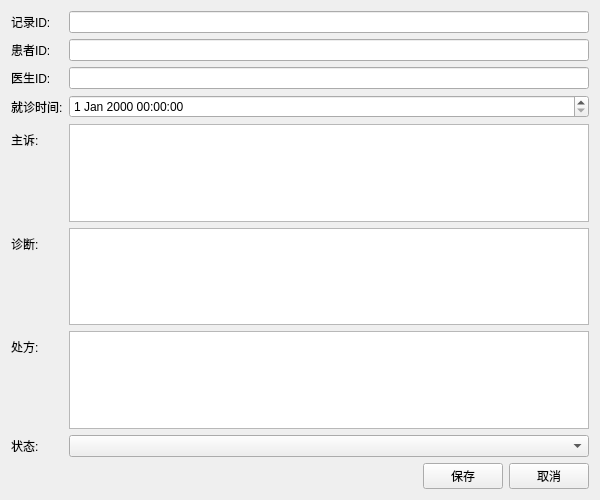
<?xml version="1.0" encoding="UTF-8"?>
<ui version="4.0">
 <class>RecordEditView</class>
 <widget class="QWidget" name="RecordEditView">
  <property name="geometry">
   <rect>
    <x>0</x>
    <y>0</y>
    <width>600</width>
    <height>500</height>
   </rect>
  </property>
  <property name="windowTitle">
   <string>就诊记录编辑</string>
  </property>
  <layout class="QVBoxLayout" name="verticalLayout">
   <item>
    <layout class="QFormLayout" name="formLayout">
     <item row="0" column="0">
      <widget class="QLabel" name="label">
       <property name="text">
        <string>记录ID:</string>
       </property>
      </widget>
     </item>
     <item row="0" column="1">
      <widget class="QLineEdit" name="dbEditID"/>
     </item>
     <item row="1" column="0">
      <widget class="QLabel" name="label_2">
       <property name="text">
        <string>患者ID:</string>
       </property>
      </widget>
     </item>
     <item row="1" column="1">
      <widget class="QLineEdit" name="dbEditPatientId"/>
     </item>
     <item row="2" column="0">
      <widget class="QLabel" name="label_3">
       <property name="text">
        <string>医生ID:</string>
       </property>
      </widget>
     </item>
     <item row="2" column="1">
      <widget class="QLineEdit" name="dbEditDoctorId"/>
     </item>
     <item row="3" column="0">
      <widget class="QLabel" name="label_4">
       <property name="text">
        <string>就诊时间:</string>
       </property>
      </widget>
     </item>
     <item row="3" column="1">
      <widget class="QDateTimeEdit" name="dbDateTimeEditVisit"/>
     </item>
     <item row="4" column="0">
      <widget class="QLabel" name="label_5">
       <property name="text">
        <string>主诉:</string>
       </property>
      </widget>
     </item>
     <item row="4" column="1">
      <widget class="QTextEdit" name="dbTextEditComplaint"/>
     </item>
     <item row="5" column="0">
      <widget class="QLabel" name="label_6">
       <property name="text">
        <string>诊断:</string>
       </property>
      </widget>
     </item>
     <item row="5" column="1">
      <widget class="QTextEdit" name="dbTextEditDiagnosis"/>
     </item>
     <item row="6" column="0">
      <widget class="QLabel" name="label_7">
       <property name="text">
        <string>处方:</string>
       </property>
      </widget>
     </item>
     <item row="6" column="1">
      <widget class="QTextEdit" name="dbTextEditPrescription"/>
     </item>
     <item row="7" column="0">
      <widget class="QLabel" name="label_8">
       <property name="text">
        <string>状态:</string>
       </property>
      </widget>
     </item>
     <item row="7" column="1">
      <widget class="QComboBox" name="dbComboStatus"/>
     </item>
    </layout>
   </item>
   <item>
    <spacer name="verticalSpacer">
     <property name="orientation">
      <enum>Qt::Vertical</enum>
     </property>
     <property name="sizeHint" stdset="0">
      <size>
       <width>20</width>
       <height>40</height>
      </size>
     </property>
    </spacer>
   </item>
   <item>
    <layout class="QHBoxLayout" name="horizontalLayout">
     <item>
      <spacer name="horizontalSpacer_2">
       <property name="orientation">
        <enum>Qt::Horizontal</enum>
       </property>
       <property name="sizeHint" stdset="0">
        <size>
         <width>40</width>
         <height>20</height>
        </size>
       </property>
      </spacer>
     </item>
     <item>
      <widget class="QPushButton" name="btSave">
       <property name="text">
        <string>保存</string>
       </property>
      </widget>
     </item>
     <item>
      <widget class="QPushButton" name="btCancel">
       <property name="text">
        <string>取消</string>
       </property>
      </widget>
     </item>
    </layout>
   </item>
  </layout>
 </widget>
 <resources/>
 <connections/>
</ui>
